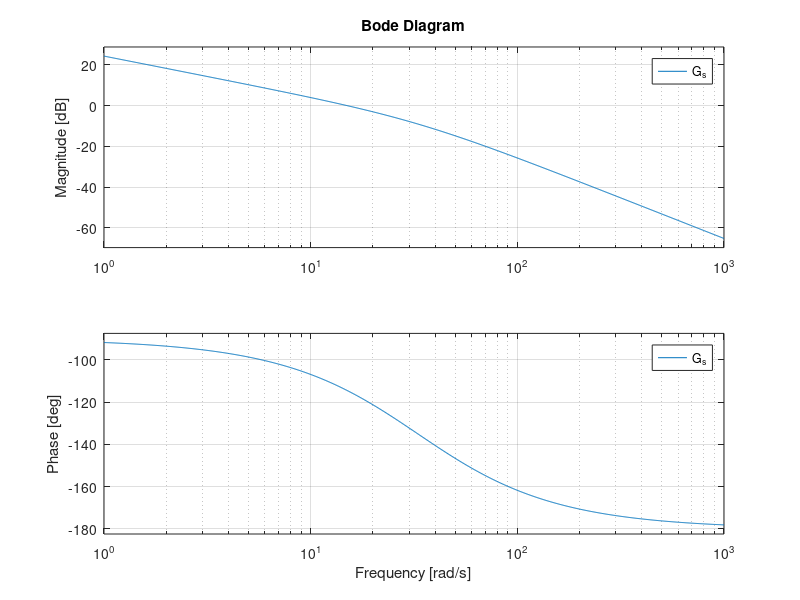
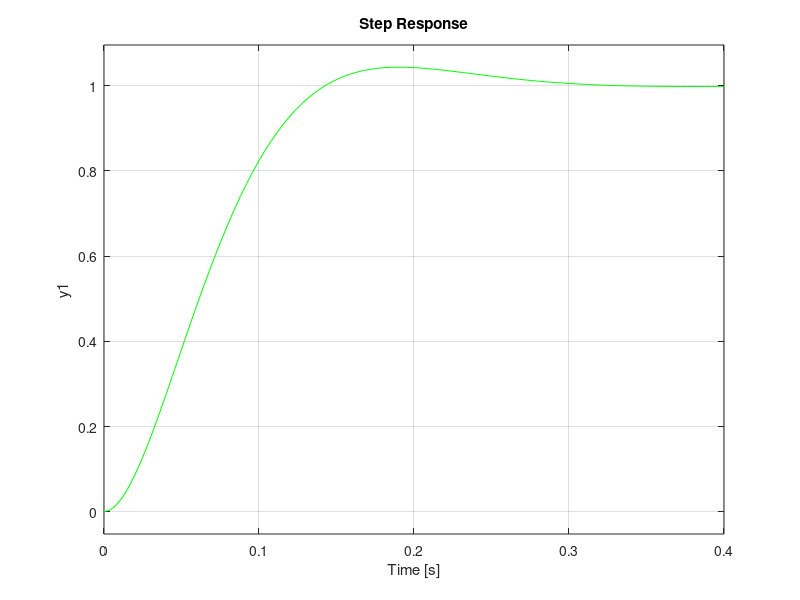
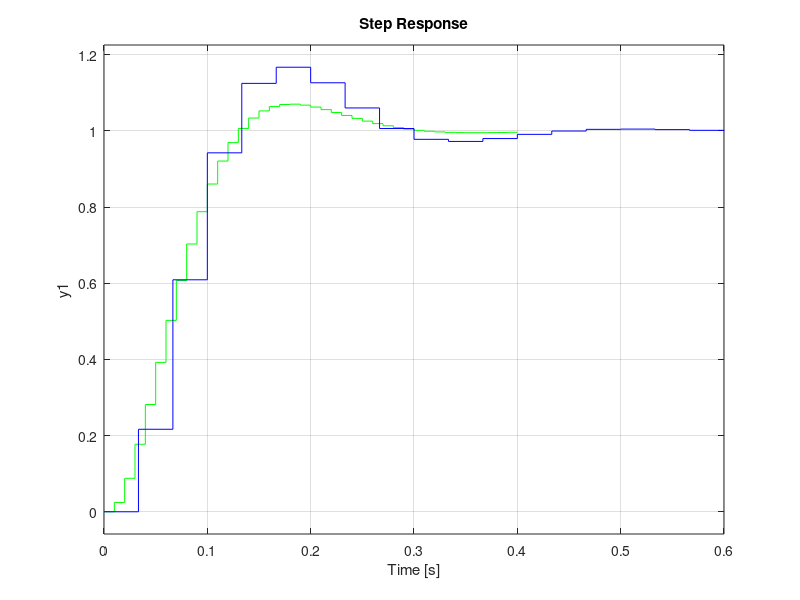
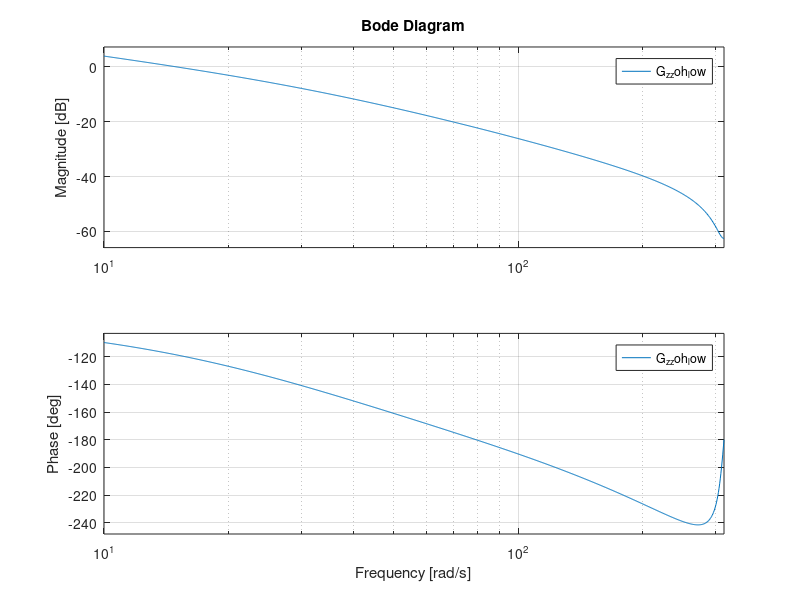

Here is the MATLAB script that generated these plots, in order: (Note: this script raises an error after producing the figures.)
clear;
clc;

%% irt forberedelse

%% 1
s=tf('s');
K_PA=3.8;
K_P=1;
G_s=K_PA*K_P*10*(14.34/(s*(s+33)));

figure
bode(G_s)
figure
step(feedback(G_s,1),'g')

w_phi_m=15;
T_low=0.15/w_phi_m;
T_high=0.5/w_phi_m;

f_high=1/T_low;
f_low=1/T_high;

G_z_zoh_low=c2d(G_s,T_low,'zoh');
G_z_zoh_high=c2d(G_s,T_high,'zoh');

figure
step(feedback(G_z_zoh_low,1),'g')
hold on
step(feedback(G_z_zoh_high,1),'b')

figure
bode(G_z_zoh_low)
figure
bode(G_z_zoh_high)

figure
step(feedback(G_s,1),'b')

%% 2

Td = 0.0008;

[num,den]=pade(Td,3);       %making time delay with pade of 3rd order
                            %function returns numerator and denominator of the
                            %transferfunction
G_delay=tf(num,den);        %making the delay transfer function

figure
bode(G_s, 'r')
hold on
bode(G_delay*G_s, 'b')
legend('Before','After')

figure
bode(G_delay*G_s)
figure
step(feedback(G_delay*G_s,1))

%% 3

G_lag=(s+3)/(s+0.6);

figure
bode(G_lag)

%% 4

G_z_lag=c2d(G_lag,T_low,'tustin');

figure
bode(G_z_lag)
figure
step(feedback(G_z_lag,1))


t=0:T_low:4;
x=sawtooth(4*pi/4*t,0.5);
y_med_lag=lsim(feedback(G_z_lag*G_z_zoh_low,1),0.2*x);
figure
plot(t,0.2*x,'r',t,y_med_lag,'g')

y_uden_lag=lsim(feedback(G_z_zoh_low,1),0.2*x);
figure
plot(t,0.2*x,'r',t,y_uden_lag,'g')

syms S
Kv_uden_lag=limit((K_PA*K_P*10*(14.34/(S*(S+33))))*S,S,0)
erro_uden_lagr=1/Kv_uden_lag

Kv_med_lag=limit((K_PA*K_P*10*(14.34/(S*(S+33))))*((S+3)/(S+0.6))*S,S,0)
error_med_lag=1/Kv_med_lag
